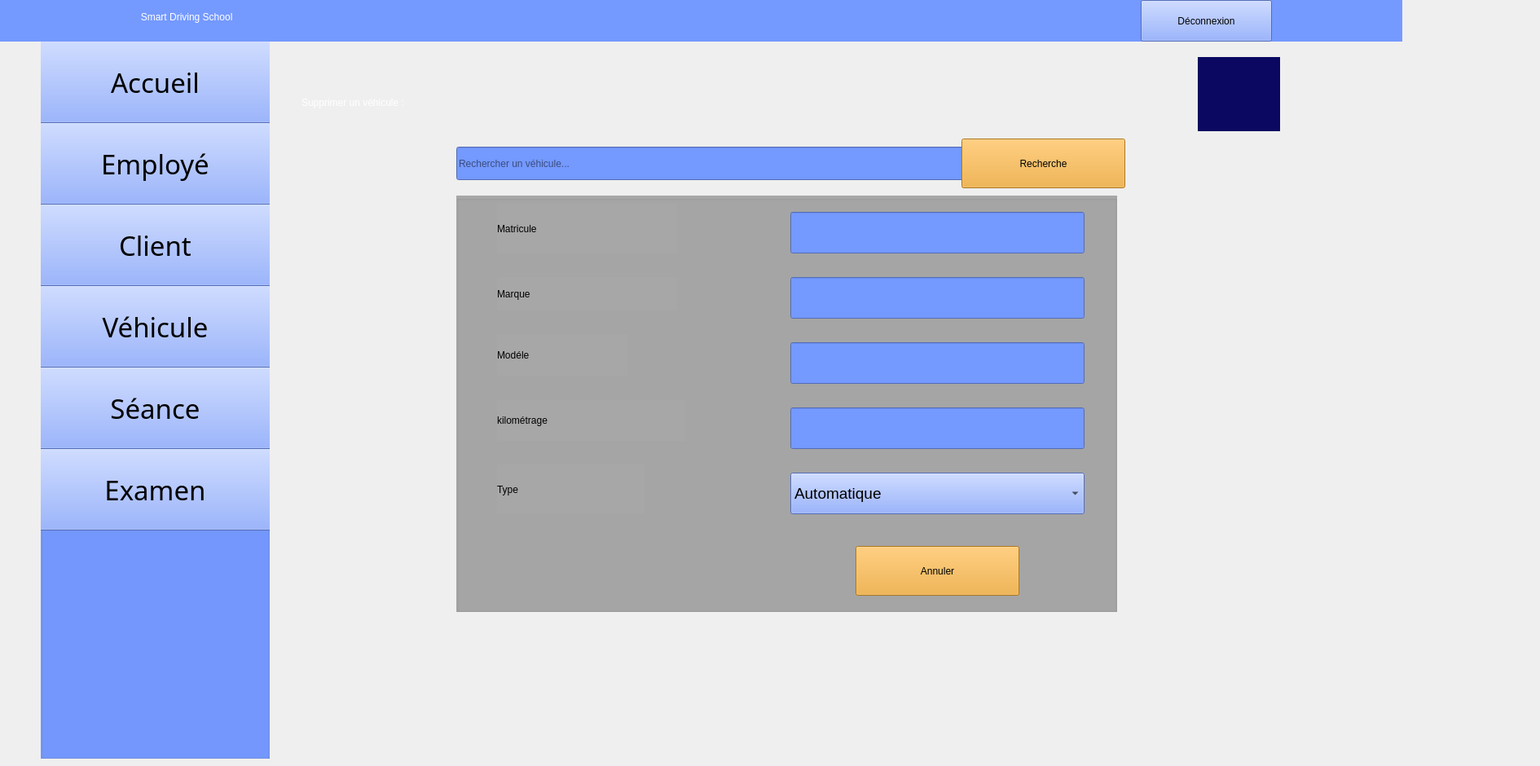
    <widget class="QWidget" name="suppvehicule">
     <widget class="QLabel" name="label_460">
      <property name="geometry">
       <rect>
        <x>-160</x>
        <y>-10</y>
        <width>1881</width>
        <height>61</height>
       </rect>
      </property>
      <property name="styleSheet">
       <string notr="true">color: rgb(255, 255, 255);
background-color: rgb(116, 153, 255);
font: 24pt &quot;Segoe UI Symbol&quot;;</string>
      </property>
      <property name="text">
       <string>                                                                                                    Smart Driving School         </string>
      </property>
     </widget>
     <widget class="QGroupBox" name="groupBox_93">
      <property name="geometry">
       <rect>
        <x>50</x>
        <y>30</y>
        <width>281</width>
        <height>901</height>
       </rect>
      </property>
      <property name="styleSheet">
       <string notr="true">background-color: rgb(116, 153, 255);</string>
      </property>
      <property name="title">
       <string/>
      </property>
      <widget class="QPushButton" name="pushButton84">
       <property name="geometry">
        <rect>
         <x>-20</x>
         <y>20</y>
         <width>321</width>
         <height>101</height>
        </rect>
       </property>
       <property name="font">
        <font>
         <family>Romantic</family>
         <pointsize>25</pointsize>
         <italic>false</italic>
         <bold>false</bold>
        </font>
       </property>
       <property name="styleSheet">
        <string notr="true">background-color: rgb(116, 153, 255);
font: 25pt &quot;Romantic&quot;;</string>
       </property>
       <property name="text">
        <string>Accueil</string>
       </property>
       <property name="icon">
        <iconset theme="QIcon::ThemeIcon::GoHome"/>
       </property>
       <property name="iconSize">
        <size>
         <width>35</width>
         <height>35</height>
        </size>
       </property>
      </widget>
      <widget class="QPushButton" name="pushButton85">
       <property name="geometry">
        <rect>
         <x>-20</x>
         <y>120</y>
         <width>321</width>
         <height>101</height>
        </rect>
       </property>
       <property name="font">
        <font>
         <family>Romantic</family>
         <pointsize>25</pointsize>
         <italic>false</italic>
         <bold>false</bold>
        </font>
       </property>
       <property name="styleSheet">
        <string notr="true">background-color: rgb(116, 153, 255);
font: 25pt &quot;Romantic&quot;;</string>
       </property>
       <property name="text">
        <string>Employé</string>
       </property>
       <property name="icon">
        <iconset resource="ressources.qrc">
         <normaloff>:/images/46db9ee3d4b3323457222bb8db7f3b42.png</normaloff>:/images/46db9ee3d4b3323457222bb8db7f3b42.png</iconset>
       </property>
       <property name="iconSize">
        <size>
         <width>45</width>
         <height>45</height>
        </size>
       </property>
      </widget>
      <widget class="QPushButton" name="pushButton86">
       <property name="geometry">
        <rect>
         <x>-20</x>
         <y>220</y>
         <width>321</width>
         <height>101</height>
        </rect>
       </property>
       <property name="font">
        <font>
         <family>Romantic</family>
         <pointsize>25</pointsize>
         <italic>false</italic>
         <bold>false</bold>
        </font>
       </property>
       <property name="styleSheet">
        <string notr="true">background-color: rgb(116, 153, 255);
font: 25pt &quot;Romantic&quot;;</string>
       </property>
       <property name="text">
        <string>Client</string>
       </property>
       <property name="icon">
        <iconset resource="ressources.qrc">
         <normaloff>:/images/0527f41904e77feddb97e532fe74d08f.png</normaloff>:/images/0527f41904e77feddb97e532fe74d08f.png</iconset>
       </property>
       <property name="iconSize">
        <size>
         <width>40</width>
         <height>40</height>
        </size>
       </property>
      </widget>
      <widget class="QPushButton" name="pushButton87">
       <property name="geometry">
        <rect>
         <x>-20</x>
         <y>320</y>
         <width>321</width>
         <height>101</height>
        </rect>
       </property>
       <property name="font">
        <font>
         <family>Romantic</family>
         <pointsize>25</pointsize>
         <italic>false</italic>
         <bold>false</bold>
        </font>
       </property>
       <property name="styleSheet">
        <string notr="true">background-color: rgb(116, 153, 255);
font: 25pt &quot;Romantic&quot;;</string>
       </property>
       <property name="text">
        <string>Véhicule</string>
       </property>
       <property name="icon">
        <iconset resource="ressources.qrc">
         <normaloff>:/images/cbad98069fae8d5554390bd40b0b561c.png</normaloff>:/images/cbad98069fae8d5554390bd40b0b561c.png</iconset>
       </property>
       <property name="iconSize">
        <size>
         <width>60</width>
         <height>60</height>
        </size>
       </property>
      </widget>
      <widget class="QPushButton" name="pushButton88">
       <property name="geometry">
        <rect>
         <x>-20</x>
         <y>420</y>
         <width>321</width>
         <height>101</height>
        </rect>
       </property>
       <property name="font">
        <font>
         <family>Romantic</family>
         <pointsize>25</pointsize>
         <italic>false</italic>
         <bold>false</bold>
        </font>
       </property>
       <property name="styleSheet">
        <string notr="true">background-color: rgb(116, 153, 255);
font: 25pt &quot;Romantic&quot;;</string>
       </property>
       <property name="text">
        <string>Séance</string>
       </property>
       <property name="icon">
        <iconset resource="ressources.qrc">
         <normaloff>:/images/c53651e2209ddb3281ed3a114fae2cfb.png</normaloff>:/images/c53651e2209ddb3281ed3a114fae2cfb.png</iconset>
       </property>
       <property name="iconSize">
        <size>
         <width>50</width>
         <height>50</height>
        </size>
       </property>
      </widget>
      <widget class="QPushButton" name="pushButton89">
       <property name="geometry">
        <rect>
         <x>-20</x>
         <y>520</y>
         <width>321</width>
         <height>101</height>
        </rect>
       </property>
       <property name="font">
        <font>
         <family>Romantic</family>
         <pointsize>25</pointsize>
         <italic>false</italic>
         <bold>false</bold>
        </font>
       </property>
       <property name="styleSheet">
        <string notr="true">background-color: rgb(116, 153, 255);
font: 25pt &quot;Romantic&quot;;</string>
       </property>
       <property name="text">
        <string>Examen</string>
       </property>
       <property name="icon">
        <iconset resource="ressources.qrc">
         <normaloff>:/images/7001e00fd5b7f2745c5e91ff547f4763.png</normaloff>:/images/7001e00fd5b7f2745c5e91ff547f4763.png</iconset>
       </property>
       <property name="iconSize">
        <size>
         <width>50</width>
         <height>50</height>
        </size>
       </property>
      </widget>
     </widget>
     <widget class="QLabel" name="label_476">
      <property name="geometry">
       <rect>
        <x>1020</x>
        <y>10</y>
        <width>41</width>
        <height>31</height>
       </rect>
      </property>
      <property name="styleSheet">
       <string notr="true">background-color: rgb(116, 153, 255);</string>
      </property>
      <property name="text">
       <string/>
      </property>
      <property name="pixmap">
       <pixmap resource="ressources.qrc">:/images/image22.png</pixmap>
      </property>
      <property name="scaledContents">
       <bool>true</bool>
      </property>
     </widget>
     <widget class="QLabel" name="label_477">
      <property name="geometry">
       <rect>
        <x>670</x>
        <y>10</y>
        <width>41</width>
        <height>31</height>
       </rect>
      </property>
      <property name="styleSheet">
       <string notr="true">background-color: rgb(116, 153, 255);</string>
      </property>
      <property name="text">
       <string/>
      </property>
      <property name="pixmap">
       <pixmap resource="ressources.qrc">:/images/image22.png</pixmap>
      </property>
      <property name="scaledContents">
       <bool>true</bool>
      </property>
     </widget>
     <widget class="QPushButton" name="pushButton170">
      <property name="geometry">
       <rect>
        <x>1400</x>
        <y>0</y>
        <width>161</width>
        <height>51</height>
       </rect>
      </property>
      <property name="styleSheet">
       <string notr="true">font: 700 11pt &quot;Romantic&quot;;
background-color: rgb(116, 153, 255);</string>
      </property>
      <property name="text">
       <string>Déconnexion</string>
      </property>
     </widget>
     <widget class="QLabel" name="label_482">
      <property name="geometry">
       <rect>
        <x>1470</x>
        <y>70</y>
        <width>101</width>
        <height>91</height>
       </rect>
      </property>
      <property name="styleSheet">
       <string notr="true">background-color: rgb(11, 8, 97);</string>
      </property>
      <property name="text">
       <string/>
      </property>
      <property name="pixmap">
       <pixmap resource="ressources.qrc">:/images/logoc++++.png</pixmap>
      </property>
      <property name="scaledContents">
       <bool>true</bool>
      </property>
     </widget>
     <widget class="QLabel" name="label_517">
      <property name="geometry">
       <rect>
        <x>370</x>
        <y>80</y>
        <width>671</width>
        <height>91</height>
       </rect>
      </property>
      <property name="styleSheet">
       <string notr="true">font: 40pt &quot;Chaparral Pro&quot;;
color: rgb(255, 255, 255);</string>
      </property>
      <property name="text">
       <string>Supprimer un véhicule :</string>
      </property>
     </widget>
     <widget class="QPushButton" name="updateemploye_18">
      <property name="geometry">
       <rect>
        <x>1180</x>
        <y>170</y>
        <width>201</width>
        <height>61</height>
       </rect>
      </property>
      <property name="styleSheet">
       <string notr="true">font: 18pt &quot;Palatino Linotype&quot;;
background-color: rgb(241, 165, 40);
</string>
      </property>
      <property name="text">
       <string>Recherche</string>
      </property>
      <property name="icon">
       <iconset theme="QIcon::ThemeIcon::EditFind"/>
      </property>
     </widget>
     <widget class="QLineEdit" name="lineRecherche_6">
      <property name="geometry">
       <rect>
        <x>560</x>
        <y>180</y>
        <width>651</width>
        <height>41</height>
       </rect>
      </property>
      <property name="styleSheet">
       <string notr="true">background-color: rgb(116, 153, 255);
color: rgb(0, 0, 0);</string>
      </property>
      <property name="placeholderText">
       <string>Rechercher un véhicule...</string>
      </property>
     </widget>
     <widget class="QGroupBox" name="groupBox_101">
      <property name="geometry">
       <rect>
        <x>560</x>
        <y>240</y>
        <width>811</width>
        <height>511</height>
       </rect>
      </property>
      <property name="styleSheet">
       <string notr="true">background-color: rgb(167, 167, 167);
font: 18pt &quot;Palatino Linotype&quot;;</string>
      </property>
      <property name="title">
       <string/>
      </property>
      <widget class="QLabel" name="label_518">
       <property name="geometry">
        <rect>
         <x>50</x>
         <y>10</y>
         <width>221</width>
         <height>61</height>
        </rect>
       </property>
       <property name="styleSheet">
        <string notr="true">font: 25pt &quot;Segoe UI&quot;;</string>
       </property>
       <property name="text">
        <string>Matricule</string>
       </property>
      </widget>
      <widget class="QLabel" name="label_519">
       <property name="geometry">
        <rect>
         <x>50</x>
         <y>100</y>
         <width>221</width>
         <height>41</height>
        </rect>
       </property>
       <property name="styleSheet">
        <string notr="true">font: 25pt &quot;Segoe UI&quot;;</string>
       </property>
       <property name="text">
        <string>Marque</string>
       </property>
      </widget>
      <widget class="QLabel" name="label_520">
       <property name="geometry">
        <rect>
         <x>50</x>
         <y>170</y>
         <width>161</width>
         <height>51</height>
        </rect>
       </property>
       <property name="styleSheet">
        <string notr="true">font: 25pt &quot;Segoe UI&quot;;</string>
       </property>
       <property name="text">
        <string>Modéle</string>
       </property>
      </widget>
      <widget class="QLabel" name="label_521">
       <property name="geometry">
        <rect>
         <x>50</x>
         <y>330</y>
         <width>181</width>
         <height>61</height>
        </rect>
       </property>
       <property name="styleSheet">
        <string notr="true">font: 25pt &quot;Segoe UI&quot;;</string>
       </property>
       <property name="text">
        <string>Type</string>
       </property>
      </widget>
      <widget class="QLabel" name="label_522">
       <property name="geometry">
        <rect>
         <x>50</x>
         <y>250</y>
         <width>231</width>
         <height>51</height>
        </rect>
       </property>
       <property name="styleSheet">
        <string notr="true">font: 25pt &quot;Segoe UI&quot;;</string>
       </property>
       <property name="text">
        <string>kilométrage</string>
       </property>
      </widget>
      <widget class="QPushButton" name="pushButton155">
       <property name="geometry">
        <rect>
         <x>490</x>
         <y>430</y>
         <width>201</width>
         <height>61</height>
        </rect>
       </property>
       <property name="styleSheet">
        <string notr="true">font: 18pt &quot;Palatino Linotype&quot;;
background-color: rgb(241, 165, 40);
</string>
       </property>
       <property name="text">
        <string>Annuler</string>
       </property>
       <property name="icon">
        <iconset theme="QIcon::ThemeIcon::DocumentRevert"/>
       </property>
      </widget>
      <widget class="QLineEdit" name="lineEdit_supp_matricule">
       <property name="geometry">
        <rect>
         <x>410</x>
         <y>20</y>
         <width>361</width>
         <height>51</height>
        </rect>
       </property>
       <property name="styleSheet">
        <string notr="true">background-color: rgb(116, 153, 255);</string>
       </property>
      </widget>
      <widget class="QLineEdit" name="lineEdit_supp_marque">
       <property name="geometry">
        <rect>
         <x>410</x>
         <y>100</y>
         <width>361</width>
         <height>51</height>
        </rect>
       </property>
       <property name="styleSheet">
        <string notr="true">background-color: rgb(116, 153, 255);</string>
       </property>
      </widget>
      <widget class="QLineEdit" name="lineEdit_supp_modele">
       <property name="geometry">
        <rect>
         <x>410</x>
         <y>180</y>
         <width>361</width>
         <height>51</height>
        </rect>
       </property>
       <property name="styleSheet">
        <string notr="true">background-color: rgb(116, 153, 255);</string>
       </property>
      </widget>
      <widget class="QLineEdit" name="lineEdit_supp_kilometrage">
       <property name="geometry">
        <rect>
         <x>410</x>
         <y>260</y>
         <width>361</width>
         <height>51</height>
        </rect>
       </property>
       <property name="styleSheet">
        <string notr="true">background-color: rgb(116, 153, 255);</string>
       </property>
      </widget>
      <widget class="QComboBox" name="comboBox_supp_typeVehicule">
       <property name="geometry">
        <rect>
         <x>410</x>
         <y>340</y>
         <width>361</width>
         <height>51</height>
        </rect>
       </property>
       <property name="font">
        <font>
         <family>Segoe UI</family>
         <pointsize>14</pointsize>
         <italic>false</italic>
         <bold>false</bold>
        </font>
       </property>
       <property name="styleSheet">
        <string notr="true">font: 14pt &quot;Segoe UI&quot;;
background-color: rgb(116, 153, 255);</string>
       </property>
       <property name="currentText">
        <string notr="true">Automatique</string>
       </property>
       <item>
        <property name="text">
         <string>Automatique</string>
        </property>
       </item>
       <item>
        <property name="text">
         <string>Manuelle</string>
        </property>
       </item>
       <item>
        <property name="text">
         <string>Moto</string>
        </property>
       </item>
      </widget>
     </widget>
     <zorder>groupBox_93</zorder>
     <zorder>label_460</zorder>
     <zorder>label_476</zorder>
     <zorder>label_477</zorder>
     <zorder>pushButton170</zorder>
     <zorder>label_482</zorder>
     <zorder>label_517</zorder>
     <zorder>lineRecherche_6</zorder>
     <zorder>updateemploye_18</zorder>
     <zorder>groupBox_101</zorder>
    </widget>
